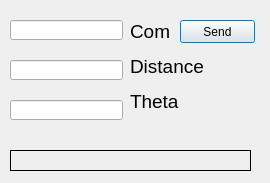
<?xml version="1.0" encoding="UTF-8"?>
<ui version="4.0">
 <class>Dialog</class>
 <widget class="QDialog" name="Dialog">
  <property name="geometry">
   <rect>
    <x>0</x>
    <y>0</y>
    <width>270</width>
    <height>183</height>
   </rect>
  </property>
  <property name="windowTitle">
   <string>Dialog</string>
  </property>
  <widget class="QLineEdit" name="COM_set">
   <property name="geometry">
    <rect>
     <x>10</x>
     <y>20</y>
     <width>113</width>
     <height>20</height>
    </rect>
   </property>
  </widget>
  <widget class="QLineEdit" name="Distance">
   <property name="geometry">
    <rect>
     <x>10</x>
     <y>60</y>
     <width>113</width>
     <height>20</height>
    </rect>
   </property>
  </widget>
  <widget class="QLineEdit" name="Theta">
   <property name="geometry">
    <rect>
     <x>10</x>
     <y>100</y>
     <width>113</width>
     <height>20</height>
    </rect>
   </property>
  </widget>
  <widget class="QLabel" name="Noti">
   <property name="geometry">
    <rect>
     <x>10</x>
     <y>150</y>
     <width>241</width>
     <height>21</height>
    </rect>
   </property>
   <property name="frameShape">
    <enum>QFrame::Panel</enum>
   </property>
   <property name="text">
    <string/>
   </property>
  </widget>
  <widget class="QPushButton" name="pushButton">
   <property name="geometry">
    <rect>
     <x>180</x>
     <y>20</y>
     <width>75</width>
     <height>23</height>
    </rect>
   </property>
   <property name="text">
    <string>Send</string>
   </property>
  </widget>
  <widget class="QLabel" name="label">
   <property name="geometry">
    <rect>
     <x>130</x>
     <y>20</y>
     <width>81</width>
     <height>91</height>
    </rect>
   </property>
   <property name="font">
    <font>
     <pointsize>10</pointsize>
    </font>
   </property>
   <property name="text">
    <string>&lt;html&gt;&lt;head/&gt;&lt;body&gt;&lt;p&gt;&lt;span style=&quot; font-size:14pt;&quot;&gt;Com&lt;/span&gt;&lt;/p&gt;&lt;p&gt;&lt;span style=&quot; font-size:14pt;&quot;&gt;Distance&lt;/span&gt;&lt;/p&gt;&lt;p&gt;&lt;span style=&quot; font-size:14pt;&quot;&gt;Theta&lt;/span&gt;&lt;/p&gt;&lt;/body&gt;&lt;/html&gt;</string>
   </property>
   <property name="alignment">
    <set>Qt::AlignLeading|Qt::AlignLeft|Qt::AlignTop</set>
   </property>
  </widget>
 </widget>
 <resources/>
 <connections/>
</ui>
